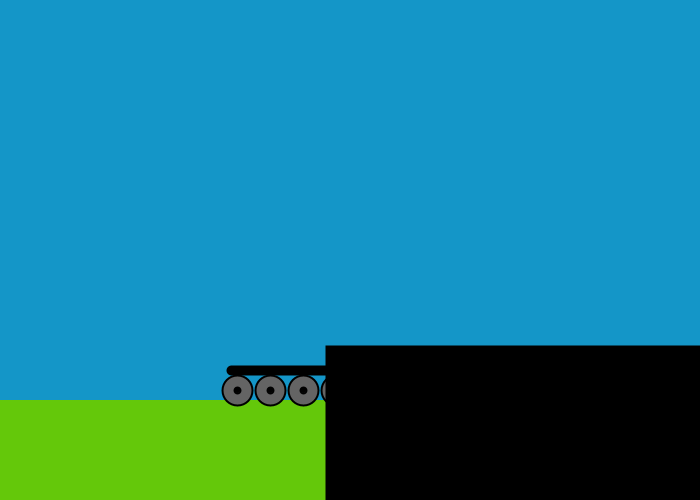
Frame 1 (no input)
Frame 60 (the mouse pressed at the canvas centre just before this capture): identical to frame 1, image omitted
Frame 120 (the mouse held since frame 60 and released just before this capture): identical to frame 1, image omitted

The Processing sketch that drew this single still picture (run headless with seeded random() and noise(); from frame 60 on, the mouse is pressed at the canvas centre):

// Processing sketch: VehicleEvolution
// ── VehicleEvolution.pde
ArrayList<Car> Cars = new ArrayList<Car>();
Car vehicle;

void setup() {
  size(700, 500);
  
  for(int i = 0; i < 10; i++) {
    Cars.add(new Car());
  }
}

void draw() {
  background(20, 150, 200);
  fill(100, 200, 10);
  noStroke();
  rect(0, 400, 700, 200);
  vehicle = Cars.get(0);
  drawCar(vehicle.numOfWheels, vehicle.engineType);
}

void drawCar(float numOfWheels, float engineType) {
  stroke(0);
  strokeWeight(2);
  
  float gap = 3;
  float widthWheel = 30;
  float offSet = widthWheel + gap;
  float right = width * 0.5 + ((numOfWheels * 0.5) * offSet);
  float left = right - numOfWheels * offSet;
  
  for(int i = 0; i < numOfWheels; i++) {
    fill(100);
    ellipse(right - i * offSet, 390, widthWheel, widthWheel);
    
    fill(0);
    ellipse(right - i * offSet, 390, widthWheel * 0.2, widthWheel * 0.2);
  }
  strokeWeight(10);
  line(left, 370, right + 20, 370);
  rect(width * 0.5 - 20, 350, (width) + 20, 350);
}
// ── Car.pde
class Car {
  int speed;
  float numOfWheels;
  float engineType;
  
  Car() {
    speed = 10;
    numOfWheels = random(2, 10);
    engineType = random(2);
  }
}
